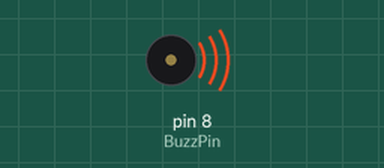
A sketch run on a simulated Arduino Uno, built with avr-gcc and run on an emulated ATmega328P. Shown: buzzer (waves = sounding).

Above: at 0.1 s.
Timing chart, 0 to 40.0 s (numbered marks = the images above):
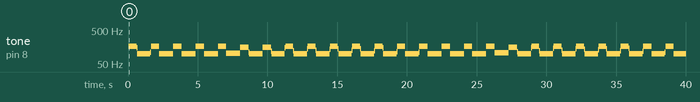

Measured:
- by itself, tone on pin 8 (BuzzPin): plays 166 Hz for 0.56 s, 148 Hz for 0.04 s, 100 Hz for 0.96 s, 111 Hz for 0.04 s, 166 Hz for 0.60 s, 100 Hz for 1.0 s … (79 notes in this stretch)

The sketch:

For_Loop_with_Buzzer.ino
```cpp
int dt1=3;
int dt2=5;
int BuzzPin=8;
int j;

void setup() {
  // put your setup code here, to run once:
  pinMode(BuzzPin,OUTPUT);
}

void loop() {
  // put your main code here, to run repeatedly:
  for (j=1;j<=100;j++)
  {
    digitalWrite(BuzzPin,HIGH);
    delay(dt1);
    digitalWrite(BuzzPin,LOW);
    delay(dt1);
  }
  for (j=1;j<=100;j++)
  {
    digitalWrite(BuzzPin,HIGH);
    delay(dt2);
    digitalWrite(BuzzPin,LOW);
    delay(dt2);
  }
}
```
